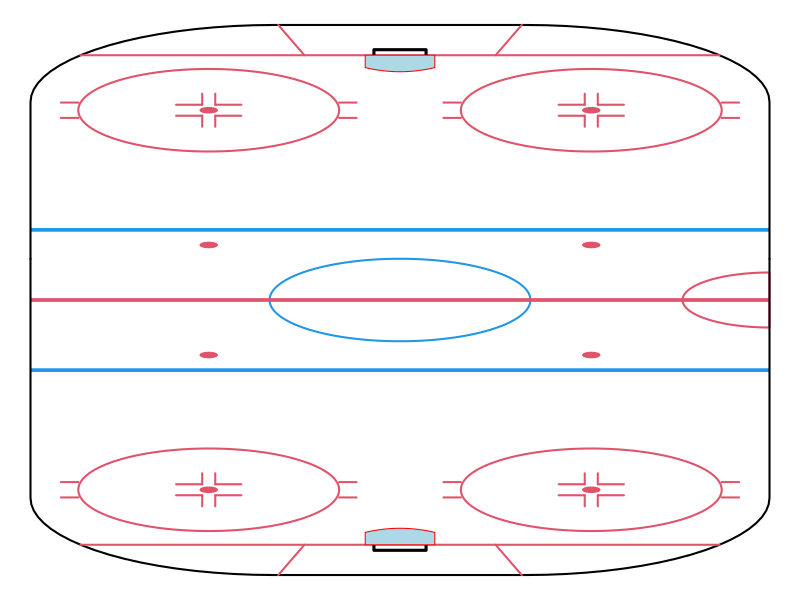

The R script that drew this image:
##############################################################################
#plotting elements for the rink proper.

faceoff.circle = function (x,y) {
  
  theta = seq(0,2*pi,length=300)
  #outer.
  polygon (x + 15*cos(theta),
           y + 15*sin(theta),
           lwd=2,
           border=2)
  polygon (x + 1*cos(theta),
           y + 1*sin(theta),
           col=2,
           border=2)
  segments (c(x-0.75,x-0.75, x+0.75,x+0.75, x-0.75,x-0.75, x+0.75,x+0.75),
            c(y-2,y-2, y-2,y-2, y+2,y+2,y+2,y+2),
            c(x-0.75,x-3.75, x+0.75,x+3.75, x-0.75,x-3.75, x+0.75,x+3.75),
            c(y-6,y-2, y-6,y-2, y+6,y+2,y+6,y+2),
            col=2, lwd=2)
 dd <- (5+7/12)/2
 segments (c(x-15, x-15, x+15, x+15),
           c(y-dd, y+dd, y-dd, y+dd),
           c(x-17, x-17, x+17, x+17),
           c(y-dd, y+dd, y-dd, y+dd),
           col=2, lwd=2)
}

goal.crease = function (flip=1) {
  xseq = seq(-4,4,length=100)
  polygon (c(-4, xseq, 4),
           flip*c(89, 83+xseq^2/4^2*1.5, 89),
           col="lightblue", border="red")
}

rink.plot.blank = function (...) {
  plot(c(42.6,-42.6), c(101,0), ty="n", ylim=c(101,25), xlim=c(-42.6, 42.6), ylab="", xlab="", axes=FALSE, ...)
}

rink.plot = function (fresh=TRUE, ...) {
  if (fresh) rink.plot.blank (...)
  rect(-42.5, 25, 42.5, 26, col=4, border=4)
  lines (c(-42.5, 
           -42.5 + 28 - 28*cos(seq(0,pi/2,length=20)),
           42.5 - 28 + 28*cos(seq(pi/2,0,length=20)),
           42.5),
         c(15,
           72 + 28*sin(seq(0,pi/2,length=20)),
           72 + 28*sin(seq(pi/2,0,length=20)),
           15),
         col=1, lwd=2)

  goal.line.extreme = 42.5 - 28 + sqrt(28^2 - (28-11)^2)
  
  lines(goal.line.extreme*c(-1, 1), rep(89,2), col=2,lwd=2)        #the goal line.
  
  lines(c(-3,-3,3,3), c(90,92,92,90)-1, col=1, lwd=3)    #the goal net.
  goal.crease()
  segments(c(-11, 11), c(89,89), c(-14,14), c(100,100), col=2, lwd=2)
  
  faceoff.circle (-22, 69)
  faceoff.circle (22, 69)
}


full.rink = function () {

  theta = seq(0,2*pi,length=300)
  par(mar=c(0,0,0,0))
  plot(c(-42.6, 42.6), c(-101,101), ty="n", ylim=c(-101,101), xlim=c(-42.6, 42.6), ylab="", xlab="", axes=FALSE)

  polygon (15*cos(theta), 15*sin(theta), lwd=2, border=4)
  theta2 = seq (pi/2, 3*pi/2, length=300)
  polygon (42.5 + 10*cos(theta2), 10*sin(theta2), lwd=2, border=2)
  
  rect(-42.5, 25, 42.5, 26, col=4, border=4)
  rect(-42.5, -25, 42.5, -26, col=4, border=4)
  rect(-42.5, -0.5, 42.5, 0.5, col=2, border=2)

  
  lines (c(-42.5, 
           -42.5 + 28 - 28*cos(seq(0,pi/2,length=20)),
           42.5 - 28 + 28*cos(seq(pi/2,0,length=20)),
           42.5),
         c(15,
           72 + 28*sin(seq(0,pi/2,length=20)),
           72 + 28*sin(seq(pi/2,0,length=20)),
           15),
         col=1, lwd=2)
  lines (c(-42.5, 
           -42.5 + 28 - 28*cos(seq(0,pi/2,length=20)),
           42.5 - 28 + 28*cos(seq(pi/2,0,length=20)),
           42.5),
         c(15,
           -72 - 28*sin(seq(0,pi/2,length=20)),
           -72 - 28*sin(seq(pi/2,0,length=20)),
           15),
         col=1, lwd=2)

  
  goal.line.extreme = 42.5 - 28 + sqrt(28^2 - (28-11)^2)
  
  lines(goal.line.extreme*c(-1, 1), rep(89,2), col=2,lwd=2)        #the goal line.
  lines(goal.line.extreme*c(-1, 1), rep(-89,2), col=2,lwd=2)        #the goal line.
  
  lines(c(-3,-3,3,3), c(90,92,92,90)-1, col=1, lwd=3)    #the goal net.
  lines(c(-3,-3,3,3), -(c(90,92,92,90)-1), col=1, lwd=3)    #the goal net.
  goal.crease(); goal.crease(-1)
  ## traps.
  segments(c(-11, 11, -11, 11), c(89,89,-89,-89),
           c(-14,14,-14,14), c(100,100, -100,-100), col=2, lwd=2)
  
  faceoff.circle (-22, 69)
  faceoff.circle (22, 69)

  faceoff.circle (-22, -69)
  faceoff.circle (22, -69)

  faceoff.dot = function (x,y) {
      polygon (x + 1*cos(theta),
               y + 1*sin(theta),
               col=2,
               border=2)
  }
  faceoff.dot (22,20); faceoff.dot (22,-20); faceoff.dot (-22,20); faceoff.dot (-22,-20);
  
}

full.rink()
#png("full-rink.png", width=860, height=2050); full.rink(); dev.off()


 
